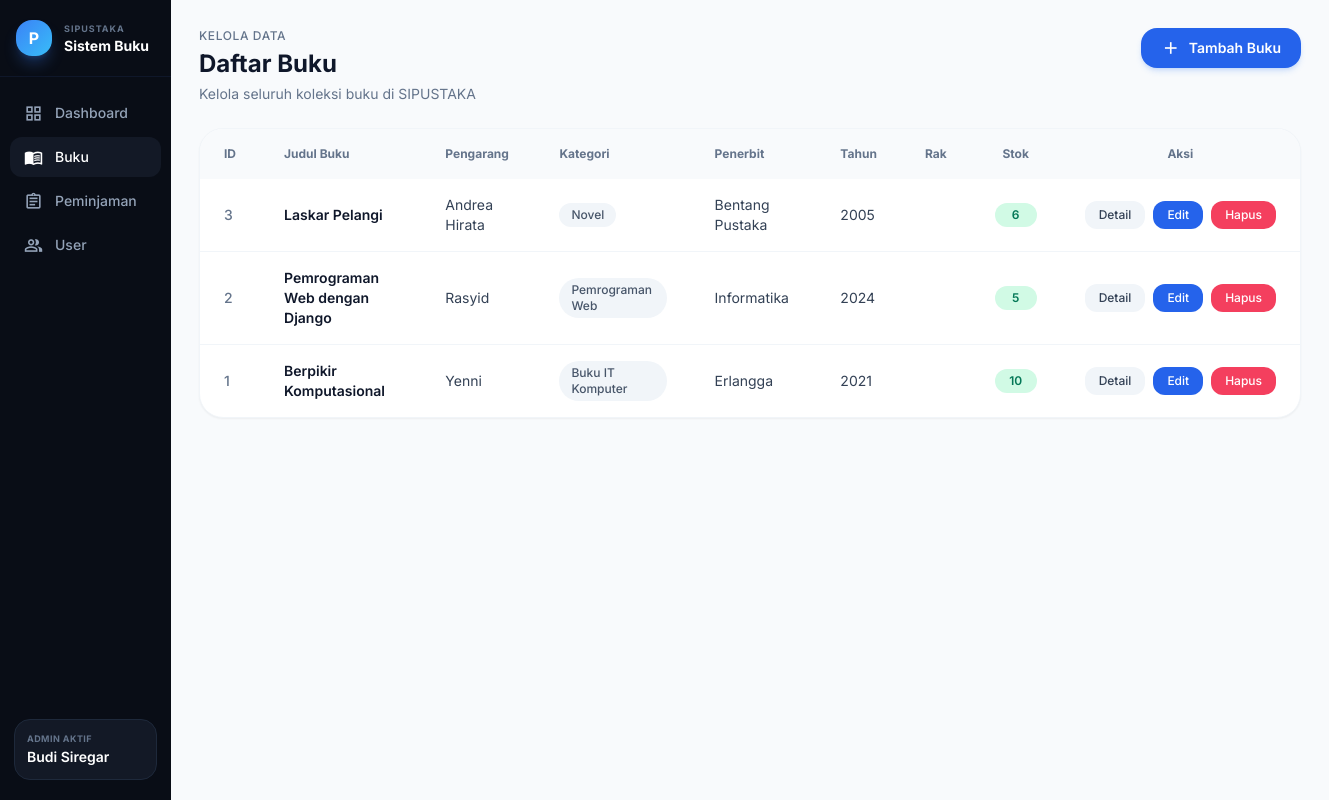
The page /buku/ on the database as committed earlier.
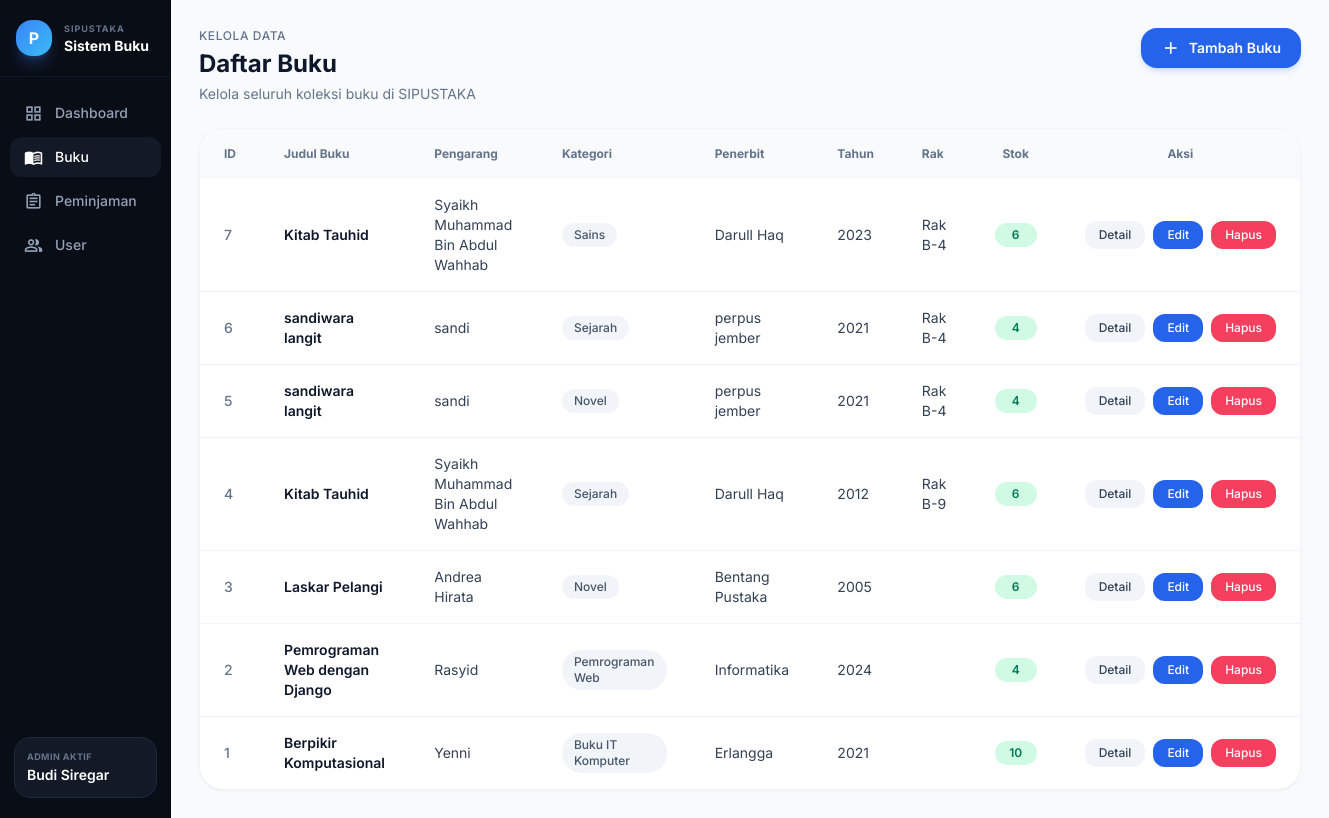
The same page on the database as committed later.
### perpustakaan/models.py (models this page shows, shortened)
class Buku(models.Model):
    judul = models.CharField(max_length=255)
    pengarang = models.CharField(max_length=255)
    kategori = models.CharField(max_length=100)
    penerbit = models.CharField(max_length=255)
    tahun_terbit = models.IntegerField()
    rak = models.CharField(max_length=100)
    stok = models.IntegerField()
    deskripsi = models.TextField()
    isbn = models.CharField(max_length=50, default='-', blank=True, null=True)
    class Meta:
        db_table = 'buku'

### perpustakaan/views.py (the view)
# urls.py: path('buku/', views.buku_list, name='buku_list'),
def buku_list(request):
    with connection.cursor() as cursor:
        cursor.execute("""
            SELECT id, judul, pengarang, kategori, penerbit, tahun_terbit, rak, stok
            FROM buku ORDER BY id DESC
        """)
        list_buku = dict_fetchall(cursor)
    return render(request, 'buku/buku_list.html', {'list_buku': list_buku})

### perpustakaan/views.py (called while the page is built)
def dict_fetchall(cursor):
    columns = [col[0] for col in cursor.description]
    return [dict(zip(columns, row)) for row in cursor.fetchall()]

### perpustakaan/templates/buku/buku_list.html (shortened to what this page needs)
{% extends 'base.html' %}
{% block sidebar_title %}Sistem Buku{% endblock %}
{% block content %}
<div class="w-full max-w-[1300px]">
    <div class="flex flex-col md:flex-row md:items-center md:justify-between gap-4 mb-6">
        <div>
            <p class="text-xs text-slate-500 font-medium tracking-wider uppercase">Kelola Data</p>
            <h1 class="text-2xl font-bold text-slate-900 mt-1">Daftar Buku</h1>
            <p class="text-sm text-slate-500 mt-1">Kelola seluruh koleksi buku di SIPUSTAKA</p>
        </div>
        <a href="{% url 'buku_tambah' %}"
           class="inline-flex items-center gap-2 self-start bg-blue-600 hover:bg-blue-700 text-white px-5 py-2.5 rounded-2xl text-sm font-semibold shadow-md shadow-blue-500/20 transition">
            <span class="material-icons-outlined text-[20px]">add</span>
            Tambah Buku
        </a>
    </div>
    <div class="bg-white rounded-3xl border border-slate-100 shadow-sm overflow-hidden">
        <div class="overflow-x-auto">
            <table class="w-full min-w-[1100px]">
                <thead>
                    <tr class="bg-slate-50 text-[12px] text-slate-500 font-semibold">
                        <th class="px-6 py-4 text-left w-12">ID</th>
                        <th class="px-6 py-4 text-left">Judul Buku</th>
                        <th class="px-6 py-4 text-left">Pengarang</th>
                        <th class="px-6 py-4 text-left">Kategori</th>
                        <th class="px-6 py-4 text-left">Penerbit</th>
                        <th class="px-6 py-4 text-left w-20">Tahun</th>
                        <th class="px-6 py-4 text-left">Rak</th>
                        <th class="px-6 py-4 text-center w-20">Stok</th>
                        <th class="px-6 py-4 text-center w-44">Aksi</th>
                    </tr>
                </thead>
                <tbody class="divide-y divide-slate-100 text-sm">
                    {% for buku in list_buku %}
                    <tr class="hover:bg-slate-50 transition-colors">
                        <td class="px-6 py-4 text-slate-500 font-medium">{{ buku.id }}</td>
                        <td class="px-6 py-4">
                            <span class="font-semibold text-slate-900">{{ buku.judul }}</span>
                        </td>
                        <td class="px-6 py-4 text-slate-700">{{ buku.pengarang }}</td>
                        <td class="px-6 py-4">
                            <span class="inline-block px-3 py-1 text-xs font-medium rounded-full bg-slate-100 text-slate-600">
                                {{ buku.kategori }}
                            </span>
                        </td>
                        <td class="px-6 py-4 text-slate-700">{{ buku.penerbit }}</td>
                        <td class="px-6 py-4 text-slate-700">{{ buku.tahun_terbit }}</td>
                        <td class="px-6 py-4 text-slate-700">{{ buku.rak }}</td>
                        <td class="px-6 py-4 text-center">
                            <span class="inline-flex items-center justify-center min-w-[42px] px-3 py-1 text-xs font-semibold rounded-full
                                {% if buku.stok > 0 %}bg-emerald-100 text-emerald-700{% else %}bg-rose-100 text-rose-600{% endif %}">
                                {{ buku.stok }}
                            </span>
                        </td>
                        <td class="px-6 py-4">
                            <div class="flex items-center justify-center gap-2">
                                <a href="{% url 'buku_detail' buku.id %}"
                                   class="px-3.5 py-1.5 text-xs font-medium rounded-xl bg-slate-100 hover:bg-slate-200 text-slate-700 transition">
                                    Detail
                                </a>
                                <a href="{% url 'buku_edit' buku.id %}"
                                   class="px-3.5 py-1.5 text-xs font-medium rounded-xl bg-blue-600 hover:bg-blue-700 text-white transition">
                                    Edit
                                </a>
                                <a href="{% url 'buku_hapus' buku.id %}"
                                   class="px-3.5 py-1.5 text-xs font-medium rounded-xl bg-rose-500 hover:bg-rose-600 text-white transition">
                                    Hapus
                                </a>
                            </div>
                        </td>
                    </tr>
                    {% endfor %}
                </tbody>
            </table>
        </div>
    </div>
</div>
{% endblock %}

### perpustakaan/templates/base.html (shortened to what this page needs)
<!doctype html>
<html lang="id">
<head>
    <script src="https://cdn.tailwindcss.com"></script>
</head>
<body class="bg-[#f8fafc] text-slate-900">
    <div class="min-h-screen flex flex-col md:flex-row">
        <aside class="w-full md:w-52 bg-[#090d16] text-slate-100 flex flex-col">
            <div class="px-4 py-5 border-b border-slate-900">
                <div class="flex items-center gap-3">
                    <div
                        class="w-9 h-9 rounded-2xl bg-gradient-to-br from-brand-500 to-sky-400 flex items-center justify-center shadow-lg shadow-brand-500/30">
                        <span class="text-base font-bold text-white">P</span>
                    </div>
                    <div>
                        <p class="text-[9px] font-bold text-slate-500 uppercase tracking-[1px]">SIPUSTAKA</p>
                        <h1 class="text-sm font-bold text-white leading-tight mt-0.5">
                            {% block sidebar_title %}Sistem Buku{% endblock %}
                        </h1>
                    </div>
                </div>
            </div>
            <nav class="px-2.5 py-4 space-y-1 flex-1">
                <a href="{% url 'index' %}"
                    class="flex items-center gap-3 px-3.5 py-2.5 rounded-xl text-sm font-medium transition
                          {% if request.path == '/' %}bg-[#131926] text-white{% else %}text-slate-400 hover:bg-[#131926]/60 hover:text-white{% endif %}">
                    <span class="material-icons-outlined text-[19px]">grid_view</span>
                    <span>Dashboard</span>
                </a>
                <a href="{% url 'buku_list' %}"
                    class="flex items-center gap-3 px-3.5 py-2.5 rounded-xl text-sm font-medium transition
                          {% if '/buku/' in request.path %}bg-[#131926] text-white{% else %}text-slate-400 hover:bg-[#131926]/60 hover:text-white{% endif %}">
                    <span class="material-icons-outlined text-[19px]">menu_book</span>
                    <span>Buku</span>
                </a>
                <a href="{% url 'peminjaman_list' %}"
                    class="flex items-center gap-3 px-3.5 py-2.5 rounded-xl text-sm font-medium transition
                          {% if '/peminjaman/' in request.path %}bg-[#131926] text-white{% else %}text-slate-400 hover:bg-[#131926]/60 hover:text-white{% endif %}">
                    <span class="material-icons-outlined text-[19px]">assignment</span>
                    <span>Peminjaman</span>
                </a>
                <a href="{% url 'siswa_list' %}"
                    class="flex items-center gap-3 px-3.5 py-2.5 rounded-xl text-sm font-medium transition
                          {% if '/siswa/' in request.path %}bg-[#131926] text-white{% else %}text-slate-400 hover:bg-[#131926]/60 hover:text-white{% endif %}">
                    <span class="material-icons-outlined text-[19px]">people_alt</span>
                    <span>User</span>
                </a>
            </nav>
            <div class="px-3.5 pb-5">
                <div class="rounded-2xl bg-[#131926] p-3 border border-slate-800">
                    <p class="text-[9px] font-bold text-slate-500 tracking-wider">ADMIN AKTIF</p>
                    <p class="text-sm font-semibold text-white mt-0.5">Budi Siregar</p>
                </div>
            </div>
        </aside>
        <main class="flex-1 p-6 md:p-7">
            {% block content %}{% endblock %}
        </main>
    </div>
</body>
</html>

### perpustakaan/templates/base.html (style rules this page uses)
body { font-family: Inter, sans-serif; }

Rows that differ between the two databases and show on the page:
added Buku: id "7", judul "Kitab Tauhid", pengarang "Syaikh Muhammad Bin Abdul Wahhab", kategori "Sains", penerbit "Darull Haq", tahun_terbit "2023", rak "Rak B-4", stok "6"
added Buku: id "6", judul "sandiwara langit", pengarang "sandi", kategori "Sejarah", penerbit "perpus jember", tahun_terbit "2021", rak "Rak B-4", stok "4"
added Buku: id "5", judul "sandiwara langit", pengarang "sandi", kategori "Novel", penerbit "perpus jember", tahun_terbit "2021", rak "Rak B-4", stok "4"
added Buku: id "4", judul "Kitab Tauhid", pengarang "Syaikh Muhammad Bin Abdul Wahhab", kategori "Sejarah", penerbit "Darull Haq", tahun_terbit "2012", rak "Rak B-9", stok "6"
changed Buku "Pemrograman Web dengan Django": stok "5" → "4"
